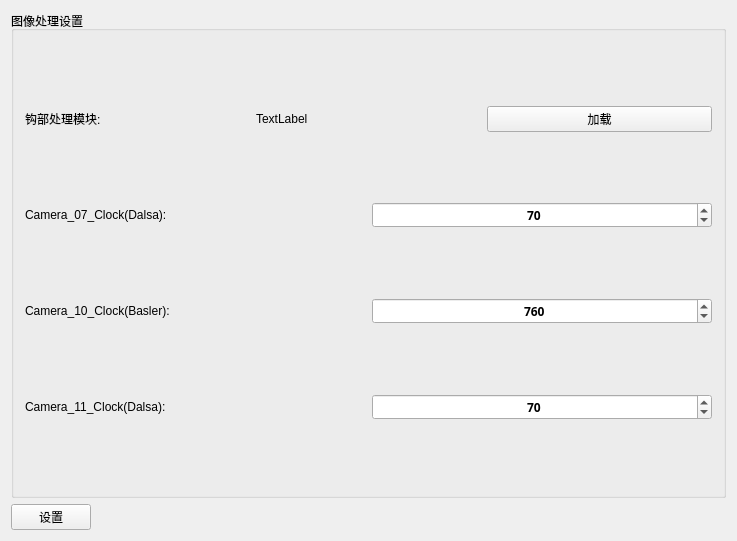
<?xml version="1.0" encoding="UTF-8"?>
<ui version="4.0">
 <class>modelWidget</class>
 <widget class="QWidget" name="modelWidget">
  <property name="geometry">
   <rect>
    <x>0</x>
    <y>0</y>
    <width>737</width>
    <height>541</height>
   </rect>
  </property>
  <property name="windowTitle">
   <string>Widget</string>
  </property>
  <layout class="QVBoxLayout" name="verticalLayout_main">
   <item>
    <widget class="QGroupBox" name="groupBox">
     <property name="sizePolicy">
      <sizepolicy hsizetype="Preferred" vsizetype="Preferred">
       <horstretch>0</horstretch>
       <verstretch>0</verstretch>
      </sizepolicy>
     </property>
     <property name="title">
      <string>图像处理设置</string>
     </property>
     <layout class="QVBoxLayout" name="verticalLayout">
      <item>
       <layout class="QHBoxLayout" name="horizontalLayout">
        <item>
         <widget class="QLabel" name="label_2">
          <property name="maximumSize">
           <size>
            <width>16777215</width>
            <height>100</height>
           </size>
          </property>
          <property name="text">
           <string>钩部处理模块:</string>
          </property>
         </widget>
        </item>
        <item>
         <widget class="QLabel" name="label_gouModel">
          <property name="text">
           <string>TextLabel</string>
          </property>
         </widget>
        </item>
        <item>
         <widget class="QPushButton" name="pushButton_loadGouModel">
          <property name="text">
           <string>加载</string>
          </property>
         </widget>
        </item>
       </layout>
      </item>
      <item>
       <layout class="QHBoxLayout" name="horizontalLayout_2">
        <item>
         <widget class="QLabel" name="label_3">
          <property name="maximumSize">
           <size>
            <width>16777215</width>
            <height>100</height>
           </size>
          </property>
          <property name="text">
           <string>Camera_07_Clock(Dalsa):</string>
          </property>
         </widget>
        </item>
        <item>
         <widget class="QSpinBox" name="spinBox_07">
          <property name="font">
           <font>
            <family>Arial Black</family>
            <weight>75</weight>
            <bold>true</bold>
           </font>
          </property>
          <property name="alignment">
           <set>Qt::AlignCenter</set>
          </property>
          <property name="maximum">
           <number>90</number>
          </property>
          <property name="value">
           <number>70</number>
          </property>
         </widget>
        </item>
       </layout>
      </item>
      <item>
       <layout class="QHBoxLayout" name="horizontalLayout_4">
        <item>
         <widget class="QLabel" name="label_4">
          <property name="maximumSize">
           <size>
            <width>16777215</width>
            <height>100</height>
           </size>
          </property>
          <property name="text">
           <string>Camera_10_Clock(Basler):</string>
          </property>
         </widget>
        </item>
        <item>
         <widget class="QSpinBox" name="spinBox_10">
          <property name="font">
           <font>
            <family>Arial Black</family>
            <weight>75</weight>
            <bold>true</bold>
           </font>
          </property>
          <property name="alignment">
           <set>Qt::AlignCenter</set>
          </property>
          <property name="maximum">
           <number>900</number>
          </property>
          <property name="value">
           <number>760</number>
          </property>
         </widget>
        </item>
       </layout>
      </item>
      <item>
       <layout class="QHBoxLayout" name="horizontalLayout_5">
        <item>
         <widget class="QLabel" name="label_5">
          <property name="maximumSize">
           <size>
            <width>16777215</width>
            <height>100</height>
           </size>
          </property>
          <property name="text">
           <string>Camera_11_Clock(Dalsa):</string>
          </property>
         </widget>
        </item>
        <item>
         <widget class="QSpinBox" name="spinBox_11">
          <property name="font">
           <font>
            <family>Arial Black</family>
            <weight>75</weight>
            <bold>true</bold>
           </font>
          </property>
          <property name="alignment">
           <set>Qt::AlignCenter</set>
          </property>
          <property name="maximum">
           <number>90</number>
          </property>
          <property name="value">
           <number>70</number>
          </property>
          <property name="displayIntegerBase">
           <number>10</number>
          </property>
         </widget>
        </item>
       </layout>
      </item>
     </layout>
    </widget>
   </item>
   <item>
    <layout class="QHBoxLayout" name="horizontalLayout_3">
     <item>
      <widget class="QPushButton" name="confirmButton">
       <property name="text">
        <string>设置</string>
       </property>
      </widget>
     </item>
     <item>
      <spacer name="horizontalSpacer">
       <property name="orientation">
        <enum>Qt::Horizontal</enum>
       </property>
       <property name="sizeHint" stdset="0">
        <size>
         <width>40</width>
         <height>20</height>
        </size>
       </property>
      </spacer>
     </item>
    </layout>
   </item>
  </layout>
 </widget>
 <layoutdefault spacing="6" margin="11"/>
 <resources/>
 <connections/>
</ui>
